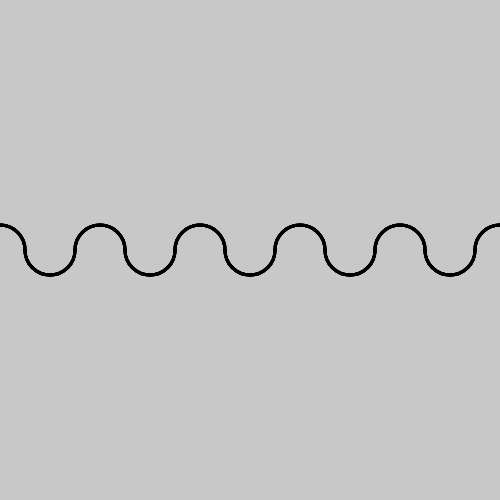
Frame 1 (no input)
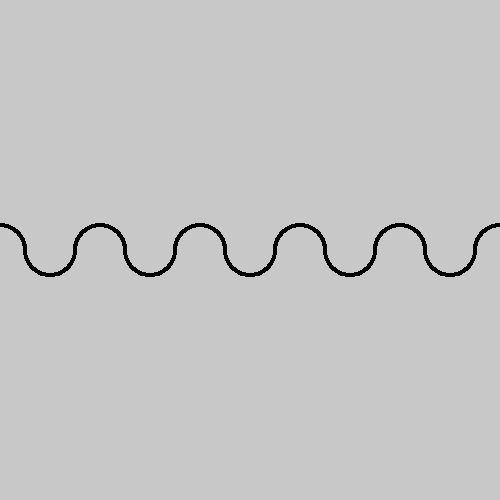
Frame 60 (no input)
Frame 120 (the mouse pressed at the canvas centre since frame 60): identical to frame 60, image omitted

The p5.js sketch that drew these frames (run headless with seeded random() and noise() and a simulated clock; from frame 60 on, the mouse is pressed at the canvas centre):

// p5.js sketch
// ── sketch.js
function setup() {
  createCanvas(500, 500);
  background(200);
}

function draw() {
  
 
for (var y = 0; y <= height; y += 100){
for (var x = 50; x <= width; x += 100){
noFill();
 
strokeWeight(3)
arc(y,250,50,50,PI, TWO_PI);
arc(x,250,50,50,TWO_PI,PI);
 
}
}
 
 /*
  arc(300,300,300,300,PI+HALF_PI,HALF_PI);
  fill("red")
  arc(300,300+75,150,150,HALF_PI,PI+HALF_PI);
  /*
  noFill();
  strokeWeight(1);
  ellipse(300,300,300);
  strokeWeight(2);
  fill(100,0,200);
  arc(300,300,300,300,TWO_PI, QUARTER_PI-0.1);
  fill(100,100,200); 
  arc(300,300,300,300,QUARTER_PI,HALF_PI-0.1);
  fill(100,200,200); 
  arc(300,300,300,300,HALF_PI,HALF_PI+QUARTER_PI);


  arc(300,300,300,300,HALF_PI,HALF_PI+QUARTER_PI);
 */
 }












 
 
